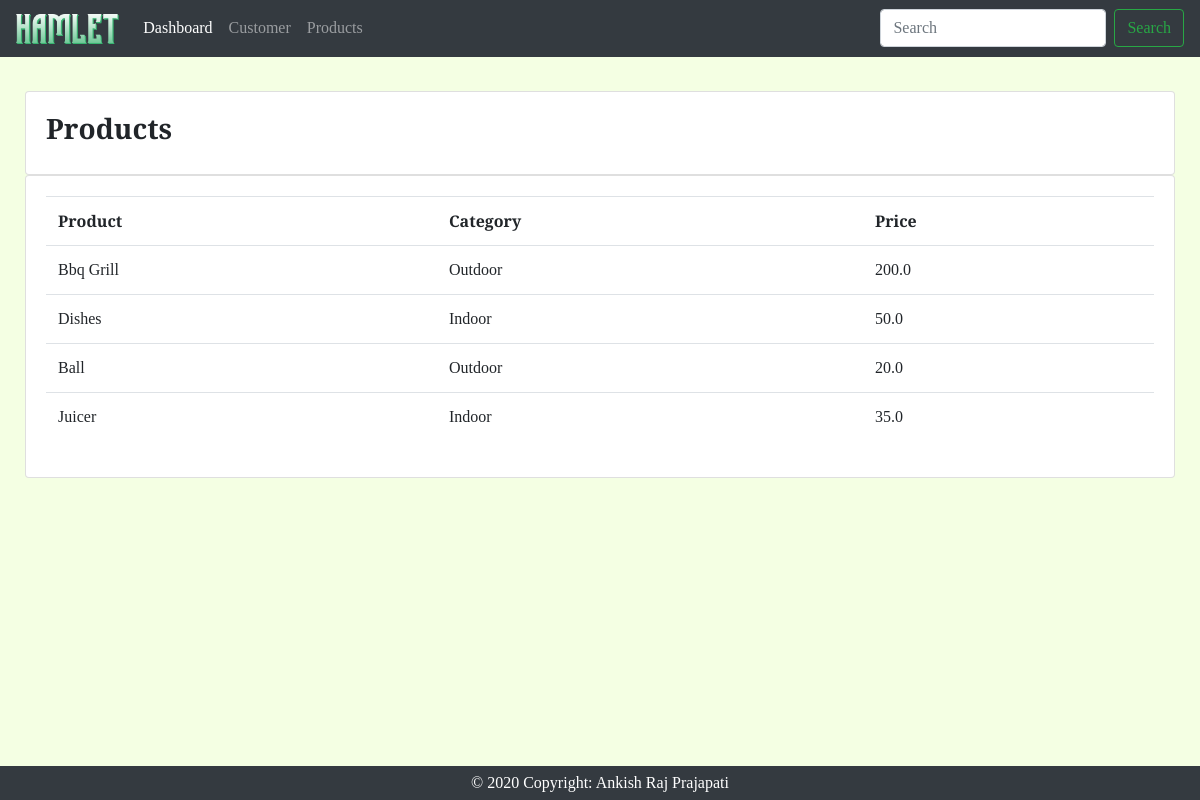
Screenshot of /products/ with the database file from the repository.
### Accounts/models.py (models this page shows, shortened)
class Product(models.Model):
    CATEGORIES = (
        ('Indoor', 'Indoor'),
        ('Outdoor', 'Outdoor')
    )
    name = models.CharField(max_length=255, null=True)
    price = models.FloatField(null=True)
    category = models.CharField(max_length=255, null=True, choices=CATEGORIES)
    description = models.CharField(max_length=255, null=True, blank=True)
    date_created = models.DateTimeField(auto_now_add=True, null=True)
    tags = models.ManyToManyField(Tag)

### Accounts/views.py (the view)
# urls.py: path('products/', views.products, name="products"),
def products(request):
    products = Product.objects.all();
    return render(request, 'Accounts/products.html', {'products': products})

### Accounts/templates/Accounts/products.html
{% extends 'Accounts/main.html' %}
{% block content %}
    <br>
    <div class="row grid-box" style="margin: 10px ">
        <div class="col-md">
            <div class="card card-body">
                <h3 class="font-weight-bold">Products</h3>
            </div>
            <div class="card-body card">
                <table class="table">
                    <tr>
                        <th>Product</th>
                        <th>Category</th>
                        <th>Price</th>
                    </tr>
                    {% for i in products %}
                        <tr>
                            <td>{{ i.name }}</td>
                            <td>{{ i.category }}</td>
                            <td>{{ i.price }}</td>
                        </tr>
                    {% endfor %}
                </table>
            </div>
        </div>
    </div>
{% endblock %}

### static/css/main.css (style rules this page uses)
body { background-color: #f5fff5; }
th { padding: 2px 3px 2px 3px; }
.grid-box { margin-left: 10px; margin-right: 10px; border: #2F3233 1px; }

### Accounts/templates/Accounts/main.html (style rules this page uses)
body { font-family: 'Bree Serif'; background-color: #f4ffe3; }

### rows the page displays
Product: name "Bbq Grill", category "Outdoor", price "200.0"
Product: name "Dishes", category "Indoor", price "50.0"
Product: name "Ball", category "Outdoor", price "20.0"
Product: name "Juicer", category "Indoor", price "35.0"
